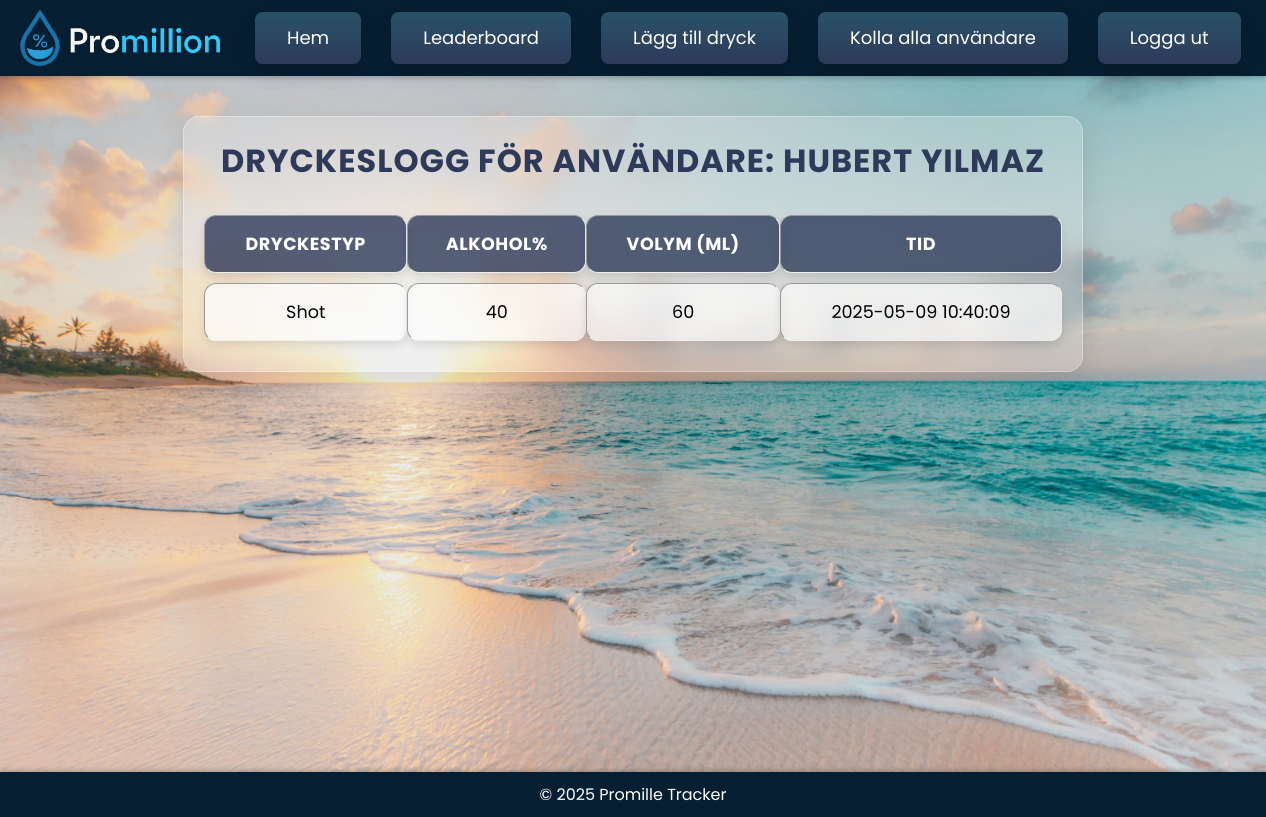
Page /view_drinks.php?userid=11 (signed in) on the committed database.
### tables this page shows
CREATE TABLE `tbluser` (
  `id` int(11) NOT NULL,
  `namn` varchar(100) NOT NULL,
  `password` varchar(255) NOT NULL,
  `weight` float NOT NULL,
  `height` float NOT NULL,
  `alkoholvolym` float NOT NULL,
  `userlevel` tinyint(11) NOT NULL DEFAULT 10,
  `team` varchar(20) NOT NULL
);

CREATE TABLE `tbldrinklog` (
  `drinkid` int(11) NOT NULL,
  `userid` int(11) NOT NULL,
  `drinktype` varchar(50) NOT NULL,
  `alcoholpercent` float NOT NULL,
  `volume_ml` float NOT NULL,
  `drinktimestamp` timestamp NOT NULL DEFAULT current_timestamp()
);

### view_drinks.php (the view, shortened to what this page needs)
<?php
$servername = "localhost";
$username = "root";
$password = "";
$dbname = "promille";
$conn = new mysqli($servername, $username, $password, $dbname);
$userid_to_view = isset($_GET['userid']) ? (int)$_GET['userid'] : $_SESSION['userid'];
$name_sql = "SELECT namn FROM tbluser WHERE id = ?";
$name_stmt = $conn->prepare($name_sql);
$name_stmt->bind_param("i", $userid_to_view);
$name_stmt->execute();
$name_result = $name_stmt->get_result();
$user_name = ($name_result->num_rows > 0) ? $name_result->fetch_assoc()['namn'] : "Okänd";
$sql = "SELECT drinktype, alcoholpercent, volume_ml, drinktimestamp
        FROM tbldrinklog
        WHERE userid = ?
        ORDER BY drinktimestamp DESC";
$stmt = $conn->prepare($sql);
$stmt->bind_param("i", $userid_to_view);
$stmt->execute();
$result = $stmt->get_result();
?>
<!DOCTYPE html>
<html lang="sv">
<head>
    <link rel="stylesheet" href="style.css">
</head>
<body>
    <header>
    <img src="bilder/logotyp.png" alt="">
        <nav>
            <ul>
                <li><a href="home.php">Hem</a></li>
                <li><a href="leaderboard.php">Leaderboard</a></li>
                <li><a href="add_drink.php">Lägg till dryck</a></li>
                <li><a href="user_list.php">Kolla alla användare</a></li>
                <li><a href="loggaut.php">Logga ut</a></li>
            </ul>
        </nav>
    </header>
    <main>
        <div class="view-drinks">
        <h2>Dryckeslogg för användare: <strong><?php echo htmlspecialchars($user_name); ?></strong></h2>
        <?php if ($result->num_rows > 0): ?>
            <table border="1">
                <thead>
                    <tr>
                        <th>Dryckestyp</th>
                        <th>Alkohol%</th>
                        <th>Volym (ml)</th>
                        <th>Tid</th>
                    </tr>
                </thead>
                <tbody>
                    <?php while ($row = $result->fetch_assoc()): ?>
                        <tr>
                            <td><?php echo htmlspecialchars($row['drinktype']); ?></td>
                            <td><?php echo htmlspecialchars($row['alcoholpercent']); ?></td>
                            <td><?php echo htmlspecialchars($row['volume_ml']); ?></td>
                            <td><?php echo htmlspecialchars($row['drinktimestamp']); ?></td>
                        </tr>
                    <?php endwhile; ?>
                </tbody>
            </table>
        <?php else: ?>
            <p>Inga drycker hittades för denna användare.</p>
        <?php endif; ?>
        </div>
    </main>
    <footer>
        <p>&copy; 2025 Promille Tracker</p>
    </footer>
</body>
</html>

### style.css (style rules this page uses)
* { margin:0; padding:0; box-sizing: border-box; }
body { font-family: Arial, sans-serif; margin: 0; padding: 0; background-color: #f9f9f9; }
header img { width: 200px; height: auto; margin-right: 20px; filter: hue-rotate(20deg); }
header nav ul { list-style: none; margin: 0; padding: 0; display: flex; }
header nav ul li { margin: 0 15px; }
header nav ul li a { text-decoration: none; }
header nav ul li a { align-items: center; background-color: initial; background-image: linear-gradient(#295269, #2E3A59); border-radius: 8px; border-width: 0; box-shadow: 0 10px 20px rgba(0, 0, 0, .1),0 3px 6px rgba(0, 0, 0, .05); box-sizing: border-box; color: #fff; cursor: pointer; display: inline-flex; flex-direction: column; font-family: poppins, sans-serif; font-size: 18px; height: 52px; justify-content: center; line-height: 1; margin: 0; outline: none; overflow: hidden; padding: 0 32px; text-align: center; text-decoration: none; transform: translate3d(0, 0, 0); transition: all 150ms; vertical-align: baseline; white-space: nowrap; user-select: none; -webkit-user-select: none; touch-action: manipulation; }
header { background-color: #061e31; color: white; display: flex; justify-content: space-between; align-items: center; padding: 15px 20px; width: 100%; box-shadow: 0 2px 5px rgba(0, 0, 0, 0.2); height: auto; position: relative; }
main { min-height: 87vh; background-image: url(bilder/background.jfif); background-size: cover; background-position: center; background-repeat: no-repeat; padding: 20px; padding-bottom: 60px; }
.view-drinks { max-width: 900px; margin: 20px auto; padding: 20px; background: rgba(255, 255, 255, 0.2); border-radius: 16px; box-shadow: 0 4px 30px rgba(0, 0, 0, 0.1); backdrop-filter: blur(10px); -webkit-backdrop-filter: blur(10px); border: 1px solid rgba(255, 255, 255, 0.3); font-family: 'Poppins', sans-serif; }
.view-drinks h2 { text-align: center; color: #2E3A59; font-size: 2rem; margin-bottom: 20px; text-transform: uppercase; letter-spacing: 1px; }
.view-drinks table { width: 100%; border-collapse: separate; border-spacing: 0 10px; margin-top: 20px; font-size: 1.1rem; border:none; }
.view-drinks table th, .view-drinks table td { padding: 15px; text-align: center; background-color: rgba(255, 255, 255, 0.6); border-radius: 12px; box-shadow: 0 4px 10px rgba(0, 0, 0, 0.1); backdrop-filter: blur(5px); }
.view-drinks table th { background-color: rgba(46, 58, 89, 0.8); color: #ffffff; font-weight: bold; text-transform: uppercase; letter-spacing: 0.5px; }
header { background-color: #061e31; color: white; padding: 10px 20px; display: flex; justify-content: space-between; align-items: center; box-shadow: 0 2px 5px rgba(0, 0, 0, 0.2); }
header img { width: 200px; height: auto; }
footer { background-color: #061e31; font-family: poppins, sans-serif; color: white; text-align: center; padding: 10px 0; position: relative; width: 100%; box-shadow: 0 -2px 5px rgba(0, 0, 0, 0.2); }

### rows in the picture
tbluser: namn "HUBERT YILMAZ"
tbldrinklog: drinktype "Shot", alcoholpercent "40", volume_ml "60", drinktimestamp "2025-05-09 10:40:09"
